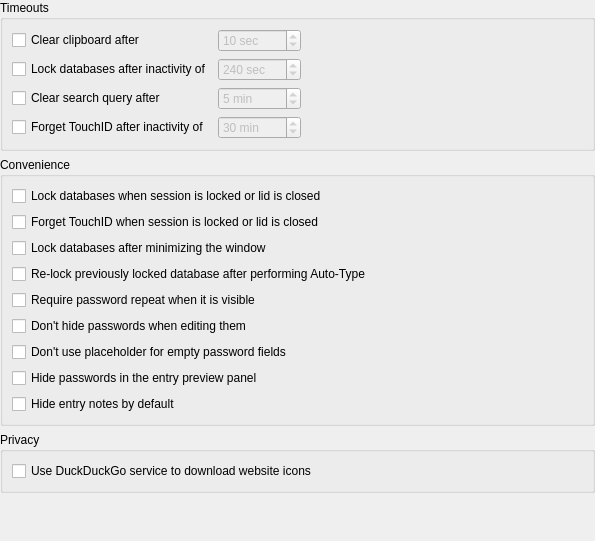
<?xml version="1.0" encoding="UTF-8"?>
<ui version="4.0">
 <class>ApplicationSettingsWidgetSecurity</class>
 <widget class="QWidget" name="ApplicationSettingsWidgetSecurity">
  <property name="geometry">
   <rect>
    <x>0</x>
    <y>0</y>
    <width>595</width>
    <height>541</height>
   </rect>
  </property>
  <layout class="QVBoxLayout" name="verticalLayout">
   <property name="leftMargin">
    <number>0</number>
   </property>
   <property name="topMargin">
    <number>0</number>
   </property>
   <property name="rightMargin">
    <number>0</number>
   </property>
   <property name="bottomMargin">
    <number>0</number>
   </property>
   <item>
    <widget class="QGroupBox" name="groupBox">
     <property name="title">
      <string>Timeouts</string>
     </property>
     <layout class="QGridLayout" name="gridLayout" columnstretch="0,0,1">
      <item row="0" column="1">
       <widget class="QSpinBox" name="clearClipboardSpinBox">
        <property name="enabled">
         <bool>false</bool>
        </property>
        <property name="sizePolicy">
         <sizepolicy hsizetype="Expanding" vsizetype="Fixed">
          <horstretch>0</horstretch>
          <verstretch>0</verstretch>
         </sizepolicy>
        </property>
        <property name="accessibleName">
         <string>Clipboard clear seconds</string>
        </property>
        <property name="suffix">
         <string comment="Seconds"> sec</string>
        </property>
        <property name="minimum">
         <number>1</number>
        </property>
        <property name="maximum">
         <number>999</number>
        </property>
        <property name="value">
         <number>10</number>
        </property>
       </widget>
      </item>
      <item row="3" column="0">
       <widget class="QCheckBox" name="touchIDResetCheckBox">
        <property name="text">
         <string>Forget TouchID after inactivity of</string>
        </property>
       </widget>
      </item>
      <item row="0" column="2">
       <spacer name="horizontalSpacer">
        <property name="orientation">
         <enum>Qt::Horizontal</enum>
        </property>
        <property name="sizeHint" stdset="0">
         <size>
          <width>40</width>
          <height>20</height>
         </size>
        </property>
       </spacer>
      </item>
      <item row="3" column="1">
       <widget class="QSpinBox" name="touchIDResetSpinBox">
        <property name="enabled">
         <bool>false</bool>
        </property>
        <property name="sizePolicy">
         <sizepolicy hsizetype="Expanding" vsizetype="Fixed">
          <horstretch>0</horstretch>
          <verstretch>0</verstretch>
         </sizepolicy>
        </property>
        <property name="accessibleName">
         <string>Touch ID inactivity reset</string>
        </property>
        <property name="suffix">
         <string> min</string>
        </property>
        <property name="maximum">
         <number>1440</number>
        </property>
        <property name="value">
         <number>30</number>
        </property>
       </widget>
      </item>
      <item row="1" column="0">
       <widget class="QCheckBox" name="lockDatabaseIdleCheckBox">
        <property name="sizePolicy">
         <sizepolicy hsizetype="Minimum" vsizetype="Fixed">
          <horstretch>0</horstretch>
          <verstretch>0</verstretch>
         </sizepolicy>
        </property>
        <property name="text">
         <string>Lock databases after inactivity of</string>
        </property>
       </widget>
      </item>
      <item row="1" column="1">
       <widget class="QSpinBox" name="lockDatabaseIdleSpinBox">
        <property name="enabled">
         <bool>false</bool>
        </property>
        <property name="sizePolicy">
         <sizepolicy hsizetype="Expanding" vsizetype="Fixed">
          <horstretch>0</horstretch>
          <verstretch>0</verstretch>
         </sizepolicy>
        </property>
        <property name="accessibleName">
         <string>Database lock timeout seconds</string>
        </property>
        <property name="suffix">
         <string comment="Seconds"> sec</string>
        </property>
        <property name="minimum">
         <number>10</number>
        </property>
        <property name="maximum">
         <number>43200</number>
        </property>
        <property name="value">
         <number>240</number>
        </property>
       </widget>
      </item>
      <item row="2" column="1">
       <widget class="QSpinBox" name="clearSearchSpinBox">
        <property name="enabled">
         <bool>false</bool>
        </property>
        <property name="sizePolicy">
         <sizepolicy hsizetype="Expanding" vsizetype="Fixed">
          <horstretch>0</horstretch>
          <verstretch>0</verstretch>
         </sizepolicy>
        </property>
        <property name="suffix">
         <string comment="Minutes"> min</string>
        </property>
        <property name="minimum">
         <number>1</number>
        </property>
        <property name="maximum">
         <number>1440</number>
        </property>
        <property name="value">
         <number>5</number>
        </property>
        <property name="displayIntegerBase">
         <number>10</number>
        </property>
       </widget>
      </item>
      <item row="0" column="0">
       <widget class="QCheckBox" name="clearClipboardCheckBox">
        <property name="text">
         <string>Clear clipboard after</string>
        </property>
       </widget>
      </item>
      <item row="2" column="0">
       <widget class="QCheckBox" name="clearSearchCheckBox">
        <property name="text">
         <string>Clear search query after</string>
        </property>
       </widget>
      </item>
     </layout>
    </widget>
   </item>
   <item>
    <widget class="QGroupBox" name="groupBox_2">
     <property name="title">
      <string>Convenience</string>
     </property>
     <layout class="QVBoxLayout" name="verticalLayout_2">
      <item>
       <widget class="QCheckBox" name="lockDatabaseOnScreenLockCheckBox">
        <property name="text">
         <string>Lock databases when session is locked or lid is closed</string>
        </property>
       </widget>
      </item>
      <item>
       <widget class="QCheckBox" name="touchIDResetOnScreenLockCheckBox">
        <property name="text">
         <string>Forget TouchID when session is locked or lid is closed</string>
        </property>
       </widget>
      </item>
      <item>
       <widget class="QCheckBox" name="lockDatabaseMinimizeCheckBox">
        <property name="text">
         <string>Lock databases after minimizing the window</string>
        </property>
       </widget>
      </item>
      <item>
       <widget class="QCheckBox" name="relockDatabaseAutoTypeCheckBox">
        <property name="text">
         <string>Re-lock previously locked database after performing Auto-Type</string>
        </property>
       </widget>
      </item>
      <item>
       <widget class="QCheckBox" name="passwordsRepeatVisibleCheckBox">
        <property name="text">
         <string>Require password repeat when it is visible</string>
        </property>
       </widget>
      </item>
      <item>
       <widget class="QCheckBox" name="passwordCleartextCheckBox">
        <property name="text">
         <string>Don't hide passwords when editing them</string>
        </property>
       </widget>
      </item>
      <item>
       <widget class="QCheckBox" name="passwordShowDotsCheckBox">
        <property name="text">
         <string>Don't use placeholder for empty password fields</string>
        </property>
       </widget>
      </item>
      <item>
       <widget class="QCheckBox" name="passwordPreviewCleartextCheckBox">
        <property name="text">
         <string>Hide passwords in the entry preview panel</string>
        </property>
       </widget>
      </item>
      <item>
       <widget class="QCheckBox" name="hideNotesCheckBox">
        <property name="text">
         <string>Hide entry notes by default</string>
        </property>
       </widget>
      </item>
     </layout>
    </widget>
   </item>
   <item>
    <widget class="QGroupBox" name="privacy">
     <property name="title">
      <string>Privacy</string>
     </property>
     <layout class="QVBoxLayout" name="verticalLayout_3">
      <item>
       <widget class="QCheckBox" name="fallbackToSearch">
        <property name="text">
         <string>Use DuckDuckGo service to download website icons</string>
        </property>
       </widget>
      </item>
     </layout>
    </widget>
   </item>
   <item>
    <spacer name="verticalSpacer_2">
     <property name="orientation">
      <enum>Qt::Vertical</enum>
     </property>
     <property name="sizeType">
      <enum>QSizePolicy::Expanding</enum>
     </property>
     <property name="sizeHint" stdset="0">
      <size>
       <width>20</width>
       <height>30</height>
      </size>
     </property>
    </spacer>
   </item>
  </layout>
 </widget>
 <tabstops>
  <tabstop>clearClipboardCheckBox</tabstop>
  <tabstop>clearClipboardSpinBox</tabstop>
  <tabstop>touchIDResetSpinBox</tabstop>
  <tabstop>lockDatabaseOnScreenLockCheckBox</tabstop>
  <tabstop>touchIDResetOnScreenLockCheckBox</tabstop>
  <tabstop>lockDatabaseMinimizeCheckBox</tabstop>
  <tabstop>relockDatabaseAutoTypeCheckBox</tabstop>
  <tabstop>passwordsRepeatVisibleCheckBox</tabstop>
  <tabstop>passwordCleartextCheckBox</tabstop>
  <tabstop>passwordShowDotsCheckBox</tabstop>
  <tabstop>passwordPreviewCleartextCheckBox</tabstop>
  <tabstop>hideNotesCheckBox</tabstop>
  <tabstop>fallbackToSearch</tabstop>
 </tabstops>
 <resources/>
 <connections/>
</ui>
